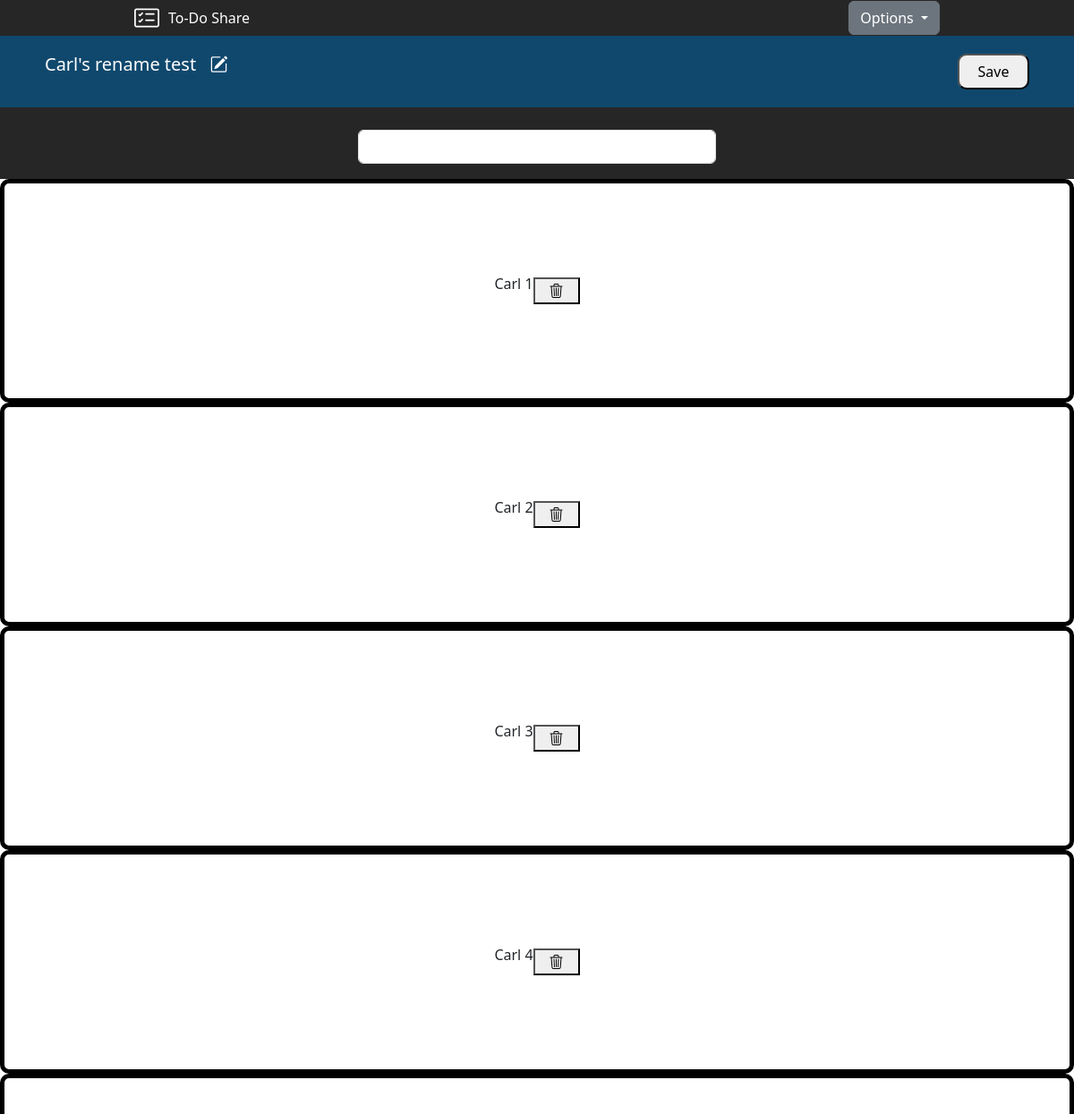
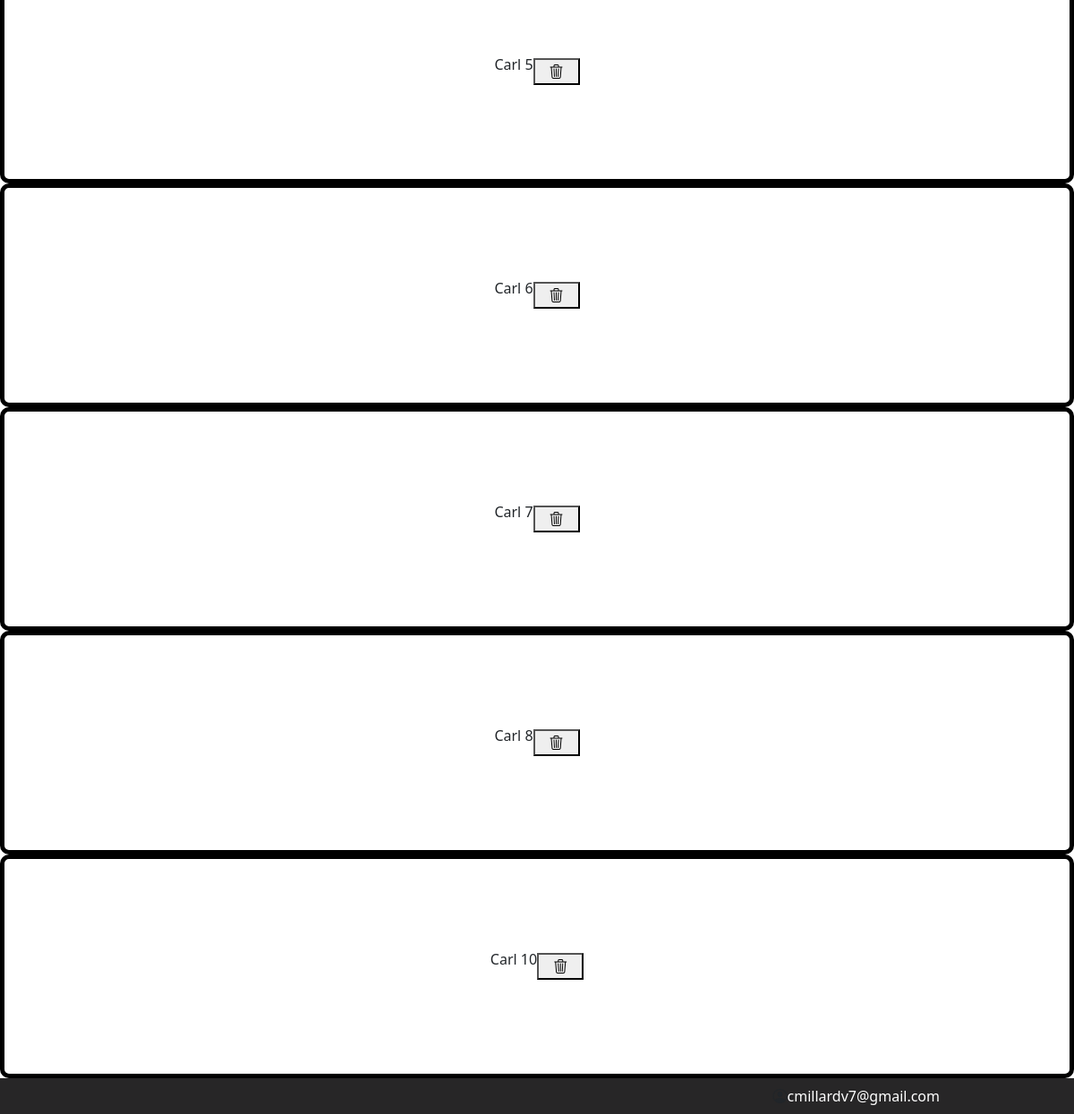
Screenshot of /edit-list/MLWeHN/True (signed in) with the database file from the repository (2 pictures, top to bottom).
### main.py (models this page shows)
class ListName(db.Model):
    __tablename__ = "list_names"
    id: Mapped[int] = mapped_column(Integer, primary_key=True)
    list_name: Mapped[str] = mapped_column(String(250), nullable=False)
    list_users: Mapped[List['Users']] = relationship(secondary=relationships_table, back_populates="list_names")
    list_items: Mapped[List['ToDoItem']] = relationship(cascade="all, delete-orphan")
    list_url_id: Mapped[str] = mapped_column(String(), nullable=False, unique=True)

class ToDoItem(db.Model):
    __tablename__ = "to_do_items"
    id: Mapped[int] = mapped_column(Integer, primary_key=True)
    item: Mapped[str] = mapped_column(String(250), nullable=False)
    list_name = relationship('ListName', back_populates='list_items')
    list_name_id: Mapped[int] = mapped_column(ForeignKey('list_names.id'))
    order_num: Mapped[int] = mapped_column(Integer, nullable=False)

class Users(db.Model, UserMixin):
    __tablename__ = "users"
    id: Mapped[int] = mapped_column(Integer, primary_key=True)
    email: Mapped[str] = mapped_column(String(250), nullable=False, unique=True)
    password: Mapped[str] = mapped_column(String(250), nullable=False)
    list_names: Mapped[List['ListName']] = relationship(secondary=relationships_table, back_populates="list_users")

### main.py (the view)
@app.route("/edit-list/<list_url_id>/<first_access>", methods=["GET", "POST"])
def edit_list(list_url_id, first_access):
    item_form = ToDoItemForm()
    list_to_edit = db.session.execute(db.Select(ListName).where(ListName.list_url_id == list_url_id)).scalar()
    if first_access == "True":
        print("First access!")
        session['list_url_id'] = list_url_id
        session['list_name'] = list_to_edit.list_name
        session['list_items'] = []
        for task in list_to_edit.list_items:
            session['list_items'].append(task.item)
        if item_form.validate_on_submit():
            new_item = {"task": item_form.task.data}
            session['list_items'].append(new_item['task'])
            session.modified = True
    else:
        print("Not first access!")
    return render_template('edit-list.html', current_user=current_user, list=list_to_edit,
                           item_form=item_form, tasks=session['list_items'])

### forms.py
class ToDoItemForm(FlaskForm):
    task = StringField("", validators=[DataRequired()])

### main.py (called while the page is built)
@login_manager.user_loader
def load_user(user_id):
    return db.get_or_404(Users, user_id)

### templates/edit-list.html (shortened to what this page needs)
{% include 'header.html' %} {% from "bootstrap5/form.html" import render_form %}
<main id="new-list-main">
    <div id="list-name-bar">
        <p class="list-name">{{ list.list_name }} <a href="{{ url_for('name_list', rename='rename', url_id=list.list_url_id) }}"><i class="bi bi-pencil-square name-pencil"></i></a></p>
        <button type="button" id="save-button" onclick="window.location.href='{{ url_for('save_list', new_list=False) }}'">Save</button>
    </div>
    <div id="list-item-bar">
        {{ render_form(item_form, novalidate=True) }}
    </div>
    <div id="tasks-container">
        {% for task in tasks %}
        <div class="task-div">
            <p>{{ task }}</p>
            <button type="button" onclick="window.location.href='{{ url_for('delete_task', new_list=False, task=task) }}'"><i class="bi bi-trash3"></i></button>
        </div>
        {% endfor %}
    </div>
</main>
{% include 'footer.html' %}

### templates/footer.html (shortened to what this page needs)
        <footer>
            <div id="footer-bar">
                {% if current_user.is_authenticated %}
                <i class="bi bi-person-circle"></i>
                <span id="top-bar-email">{{ current_user.email }}</span>
                {% endif %}
            </div>
        </footer>
    </body>
</html>

### static/css/styles.css (style rules this page uses)
a { white-space: nowrap; }
.form { width: 400px; }
.form-control { width: 400px; text-align: center; }
#footer-bar { align-items: center; background-color: #272627; display: flex; justify-content: end; width: 100%; height: 40px; padding-right: 150px; }
html, body { background-color: #17669a; }
#list-item-bar { align-items: center; background-color: #272627; display: flex; justify-content: center; height: 80px; width: 100%; }
.list-name { font-size: 20px; color: white; text-align: center; }
#list-name-bar { align-items: center; background-color: #10486d; display: flex; height: 80px; width: 100%; padding: 0 50px; }
main { align-items: center; display: flex; width: 100%; min-height: calc(100vh - 80px); }
#new-list-main { align-items: start; background-color: white; display: block; }
#tasks-container { overflow-y: auto; height: calc(100vh - 240px); width: 100%; }
#save-button { border-radius: 10px; flex-shrink: 0; margin-left: auto; height: 40px; width: 80px; }
.task-div { align-items: center; background-color: white; border-radius: 10px; border-color: black; border-style: solid; border-width: 5px; display: flex; width: 100%; height: 250px; justify-content: center; }
#top-bar-email { color: white; }
i.bi-trash3 { color: black; line-height: 1; margin: 10px; }
i.bi-pencil-square { color: black; line-height: 1; margin: 10px; }
i.name-pencil { color: white; line-height: 1; margin: 10px; }

### rows the page displays
ListName: list_name "Carl's rename test"
ToDoItem: item "Carl 1"
ToDoItem: item "Carl 2"
ToDoItem: item "Carl 3"
ToDoItem: item "Carl 4"
ToDoItem: item "Carl 5"
ToDoItem: item "Carl 6"
ToDoItem: item "Carl 7"
ToDoItem: item "Carl 8"
ToDoItem: item "Carl 10"
Users: email "cmillardv7@gmail.com"
